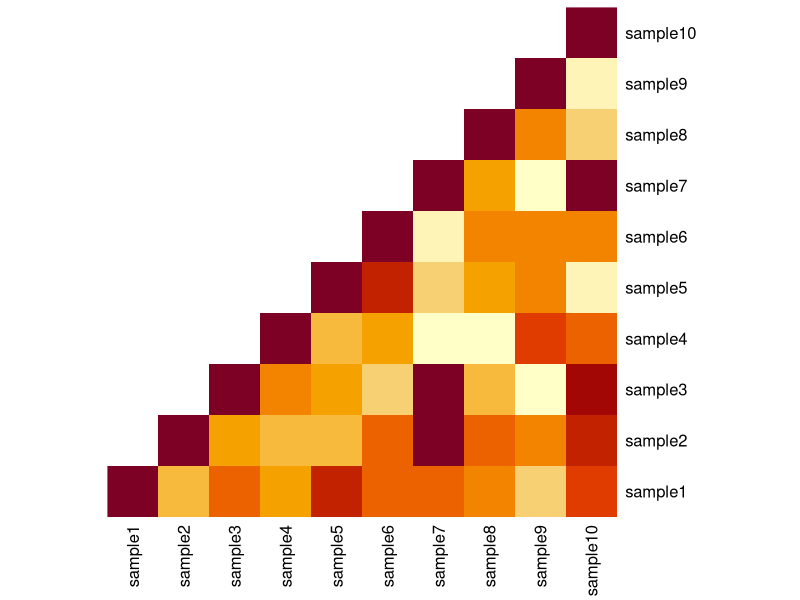
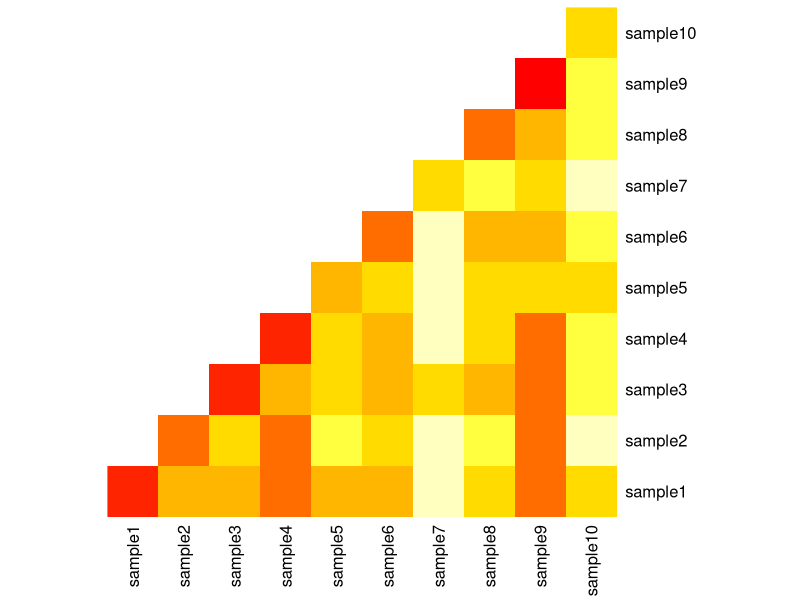

These figures' R source, in order:
library(tidyverse)

# create a matrix with 10 rows, 10 columns and random values
mat <- matrix(rnorm(100), nrow = 10, ncol = 10)

# insert random NAs in 30% of the cells
mat[sample(1:100, 30)] <- NA
colnames(mat) <- paste0("sample", 1:10)
# comput column-wise correlation of features using complete pairwise observations and plot it
cor_mat <- cor(mat, use = "pairwise.complete.obs")
# set the diagonal and upper triangle to NA
cor_mat[upper.tri(cor_mat)] <- NA
# plot as a heatmap without clustering
heatmap(cor_mat, Rowv = NA, Colv = NA, symm = TRUE, scale = "none", margins = c(5, 5))

# binarize matrix: 1s for values and 0s for NAs
mat_bin <- ifelse(is.na(mat), 0, 1)
# compute the crossproduct of the binarized matrix
mat_crossprod <- crossprod(mat_bin)
# remove diagonal and upper triangle
mat_crossprod[upper.tri(mat_crossprod)] <- NA
# plot as a heatmap without clustering and indicating number of observations within cells
heatmap(mat_crossprod, Rowv = NA, Colv = NA, symm = TRUE, scale = "none", margins = c(5, 5), col = rev(heat.colors(10)))
